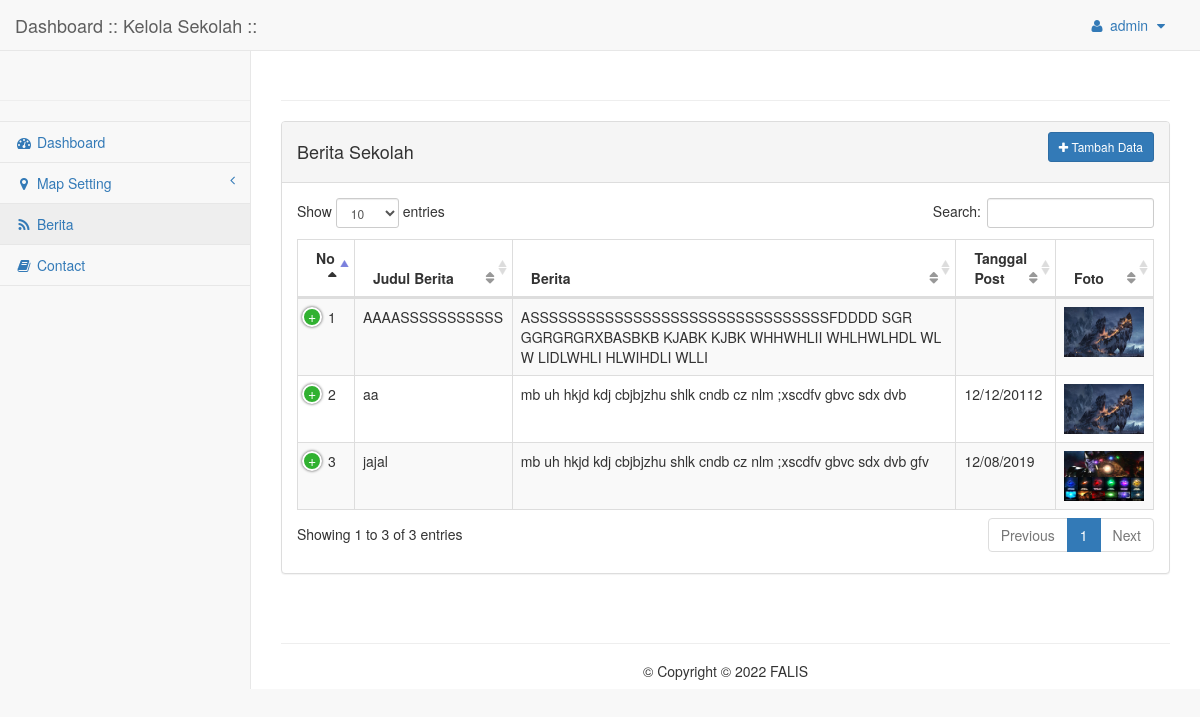
Screenshot of /?hal=data_berita (signed in) with the database file from the repository.
### tables this page shows
CREATE TABLE IF NOT EXISTS `berita` (
  `id_berita` int(10) NOT NULL,
  `judul` varchar(50) DEFAULT NULL,
  `berita` text,
  `tanggal` varchar(25) DEFAULT NULL,
  `gambar` varchar(144) DEFAULT NULL
);

### includes/p_berita.php (the view, shortened to what this page needs)
<?php
$link_update='?hal=update_berita';
$daftar='';$no=0;
$q="SELECT * FROM berita ORDER BY id_berita DESC";
$q=mysqli_query($con,$q);
if(mysqli_num_rows($q) > 0){
	while($h=mysqli_fetch_array($q)){
		$no++;
		$id=$h['id_berita'];
		 $isi_berita = nl2br($h[berita]);
      	 $isi = substr($isi_berita,0,150);
     	 $isi = substr($isi_berita,0,strrpos($isi," "));
		$daftar.='
		  <tr class="odd gradeX">
			<td>'.$no.'</td>
			<td>'.$h['judul'].'</td>
			<td>'.$isi.'</td>
			<td>'.$h['tanggal'].'</td>
			<td>'."<img src='foto_berita/$h[gambar]' width=80px height=50px >". '</td>
			<td class="center"><a href="'.$link_update.'&amp;id='.$id.'&amp;action=edit" class="btn btn-info btn-sm"><i class="fa fa-edit"></i></a> <a href="#" onclick="DeleteConfirm(\''.$link_update.'&amp;id='.$id.'&amp;action=delete\');return(false);" class="btn btn-danger btn-sm"><i class="fa fa-trash"></i></a></td>
		  </tr>
		';
	}
}
?>
            <div class="row">
                <div class="col-lg-12">
                    <div class="panel panel-default">
                        <div class="panel-heading">
                            <div class="row">
                            	<div class="col-md-12">
    	                        <span class="pull-left"><h4>Berita Sekolah</h4></span>
	                        	<span class="pull-right"><a href="<?php echo $link_update;?>" class="btn btn-primary btn-sm"><i class="fa fa-plus"></i> Tambah Data</a></span>
                        		</div>
                        	</div>
                        </div>
                        <div class="panel-body">
                            <table width="100%" class="table table-striped table-bordered table-hover" id="dataTables-example">
                                <thead>
                                    <tr>
                                        <th>No</th>
		  								<th>Judul Berita</th>
										<th>Berita</th>
            							<th>Tanggal Post</th>
            							<th>Foto</th>
                                    </tr>
                                </thead>
                                <tbody>
                                    <?php echo $daftar;?>
                                </tbody>
                            </table>
                        </div>
                    </div>
                </div>
            </div>

### rows the page displays
berita: judul "AAAASSSSSSSSSSS", berita "ASSSSSSSSSSSSSSSSSSSSSSSSSSSSSSSSFDDDD SGR GGRGRGRXBASBKB KJABK KJBK WHHWHLII WHLHWLHDL WL W LIDLWHLI HLWIHDLI WLLI", gambar (picture)
berita: judul "aa", berita "mb uh hkjd kdj cbjbjzhu shlk cndb cz nlm ;xscdfv gbvc sdx dvb", tanggal "12/12/20112", gambar (picture)
berita: judul "jajal", berita "mb uh hkjd kdj cbjbjzhu shlk cndb cz nlm ;xscdfv gbvc sdx dvb gfv", tanggal "12/08/2019", gambar (picture)

### other values shown
$_SESSION['username'] "admin"
